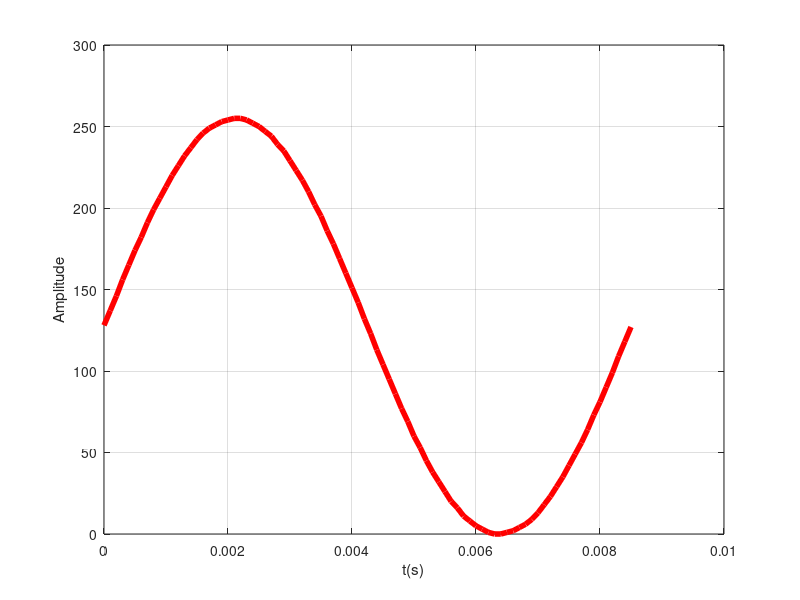

Recreate this plot in MATLAB.
% Frequência de Amostragem
F_s = 10000;
T_s = 1/F_s;

% Número de pontos da LUT
N = 256; 

% Fase de 0 a 2*pi
fase = linspace(0, 2*pi-0.001, N); 

% Cria a senoide centrada em 127.5, variando de 0 a 255
senoide = 127.5 + 127.5 * sin(fase);

% Arredonda para valores inteiros
% senoide = uint8(senoide);
senoide  = round(senoide);

% Frequencia
f = 120;

% Conversão para amostras de fase
ponteiro_fase = round(f*N/F_s);

% senoide = 5*senoide/max(senoide);

senoide = senoide(1:ponteiro_fase:end);

N_new = length(senoide);
t = (0:N_new-1)*T_s;


% Agora você tem exatamente 256 valores de 0 a 255
figure()
plot(t, senoide,'color', 'red','linewidth',4 );
xlabel('t(s)');
ylabel('Amplitude');
grid on
